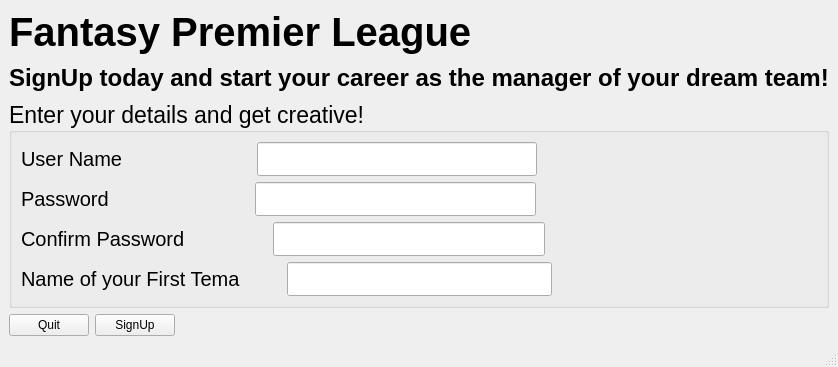
<?xml version="1.0" encoding="UTF-8"?>
<ui version="4.0">
 <class>MainWindow</class>
 <widget class="QMainWindow" name="MainWindow">
  <property name="geometry">
   <rect>
    <x>0</x>
    <y>0</y>
    <width>633</width>
    <height>367</height>
   </rect>
  </property>
  <property name="windowTitle">
   <string>MainWindow</string>
  </property>
  <widget class="QWidget" name="centralwidget">
   <layout class="QVBoxLayout" name="verticalLayout_7">
    <item>
     <layout class="QVBoxLayout" name="verticalLayout_10">
      <item>
       <layout class="QGridLayout" name="gridLayout"/>
      </item>
      <item>
       <widget class="QLabel" name="label_8">
        <property name="font">
         <font>
          <pointsize>30</pointsize>
          <weight>75</weight>
          <bold>true</bold>
         </font>
        </property>
        <property name="text">
         <string>Fantasy Premier League</string>
        </property>
       </widget>
      </item>
      <item>
       <widget class="QLabel" name="label_9">
        <property name="font">
         <font>
          <pointsize>18</pointsize>
          <weight>75</weight>
          <bold>true</bold>
         </font>
        </property>
        <property name="text">
         <string>SignUp today and start your career as the manager of your dream team!</string>
        </property>
       </widget>
      </item>
     </layout>
    </item>
    <item>
     <widget class="QGroupBox" name="groupBox_2">
      <property name="font">
       <font>
        <pointsize>17</pointsize>
        <weight>50</weight>
        <bold>false</bold>
       </font>
      </property>
      <property name="title">
       <string>Enter your details and get creative!</string>
      </property>
      <layout class="QVBoxLayout" name="verticalLayout_9">
       <item>
        <layout class="QVBoxLayout" name="verticalLayout_8">
         <item>
          <layout class="QHBoxLayout" name="horizontalLayout_4">
           <item>
            <widget class="QLabel" name="label_4">
             <property name="font">
              <font>
               <pointsize>15</pointsize>
              </font>
             </property>
             <property name="text">
              <string>User Name</string>
             </property>
            </widget>
           </item>
           <item>
            <spacer name="horizontalSpacer_3">
             <property name="orientation">
              <enum>Qt::Horizontal</enum>
             </property>
             <property name="sizeType">
              <enum>QSizePolicy::Fixed</enum>
             </property>
             <property name="sizeHint" stdset="0">
              <size>
               <width>128</width>
               <height>20</height>
              </size>
             </property>
            </spacer>
           </item>
           <item>
            <widget class="QLineEdit" name="lineEdit"/>
           </item>
           <item>
            <spacer name="horizontalSpacer_10">
             <property name="orientation">
              <enum>Qt::Horizontal</enum>
             </property>
             <property name="sizeHint" stdset="0">
              <size>
               <width>40</width>
               <height>20</height>
              </size>
             </property>
            </spacer>
           </item>
          </layout>
         </item>
         <item>
          <layout class="QHBoxLayout" name="horizontalLayout_5">
           <item>
            <widget class="QLabel" name="label_5">
             <property name="font">
              <font>
               <pointsize>15</pointsize>
              </font>
             </property>
             <property name="text">
              <string>Password</string>
             </property>
            </widget>
           </item>
           <item>
            <spacer name="horizontalSpacer_7">
             <property name="orientation">
              <enum>Qt::Horizontal</enum>
             </property>
             <property name="sizeType">
              <enum>QSizePolicy::Fixed</enum>
             </property>
             <property name="sizeHint" stdset="0">
              <size>
               <width>140</width>
               <height>20</height>
              </size>
             </property>
            </spacer>
           </item>
           <item>
            <widget class="QLineEdit" name="lineEdit_2"/>
           </item>
           <item>
            <spacer name="horizontalSpacer_11">
             <property name="orientation">
              <enum>Qt::Horizontal</enum>
             </property>
             <property name="sizeHint" stdset="0">
              <size>
               <width>40</width>
               <height>20</height>
              </size>
             </property>
            </spacer>
           </item>
          </layout>
         </item>
         <item>
          <layout class="QHBoxLayout" name="horizontalLayout_6">
           <item>
            <widget class="QLabel" name="label_6">
             <property name="font">
              <font>
               <pointsize>15</pointsize>
              </font>
             </property>
             <property name="text">
              <string>Confirm Password</string>
             </property>
            </widget>
           </item>
           <item>
            <spacer name="horizontalSpacer_8">
             <property name="orientation">
              <enum>Qt::Horizontal</enum>
             </property>
             <property name="sizeType">
              <enum>QSizePolicy::Fixed</enum>
             </property>
             <property name="sizeHint" stdset="0">
              <size>
               <width>82</width>
               <height>20</height>
              </size>
             </property>
            </spacer>
           </item>
           <item>
            <widget class="QLineEdit" name="lineEdit_3"/>
           </item>
           <item>
            <spacer name="horizontalSpacer_12">
             <property name="orientation">
              <enum>Qt::Horizontal</enum>
             </property>
             <property name="sizeHint" stdset="0">
              <size>
               <width>40</width>
               <height>20</height>
              </size>
             </property>
            </spacer>
           </item>
          </layout>
         </item>
         <item>
          <layout class="QHBoxLayout" name="horizontalLayout_7">
           <item>
            <widget class="QLabel" name="label_7">
             <property name="font">
              <font>
               <pointsize>15</pointsize>
              </font>
             </property>
             <property name="text">
              <string>Name of your First Tema</string>
             </property>
            </widget>
           </item>
           <item>
            <spacer name="horizontalSpacer_9">
             <property name="orientation">
              <enum>Qt::Horizontal</enum>
             </property>
             <property name="sizeType">
              <enum>QSizePolicy::Fixed</enum>
             </property>
             <property name="sizeHint" stdset="0">
              <size>
               <width>40</width>
               <height>20</height>
              </size>
             </property>
            </spacer>
           </item>
           <item>
            <widget class="QLineEdit" name="lineEdit_4"/>
           </item>
           <item>
            <spacer name="horizontalSpacer_13">
             <property name="orientation">
              <enum>Qt::Horizontal</enum>
             </property>
             <property name="sizeHint" stdset="0">
              <size>
               <width>40</width>
               <height>20</height>
              </size>
             </property>
            </spacer>
           </item>
          </layout>
         </item>
        </layout>
       </item>
      </layout>
     </widget>
    </item>
    <item>
     <layout class="QHBoxLayout" name="horizontalLayout_8">
      <item>
       <widget class="QPushButton" name="pushButton_2">
        <property name="text">
         <string>Quit</string>
        </property>
       </widget>
      </item>
      <item>
       <widget class="QPushButton" name="pushButton">
        <property name="text">
         <string>SignUp</string>
        </property>
       </widget>
      </item>
      <item>
       <spacer name="horizontalSpacer_14">
        <property name="orientation">
         <enum>Qt::Horizontal</enum>
        </property>
        <property name="sizeHint" stdset="0">
         <size>
          <width>40</width>
          <height>20</height>
         </size>
        </property>
       </spacer>
      </item>
     </layout>
    </item>
   </layout>
  </widget>
  <widget class="QMenuBar" name="menubar">
   <property name="geometry">
    <rect>
     <x>0</x>
     <y>0</y>
     <width>633</width>
     <height>22</height>
    </rect>
   </property>
  </widget>
  <widget class="QStatusBar" name="statusbar"/>
 </widget>
 <resources/>
 <connections/>
</ui>
